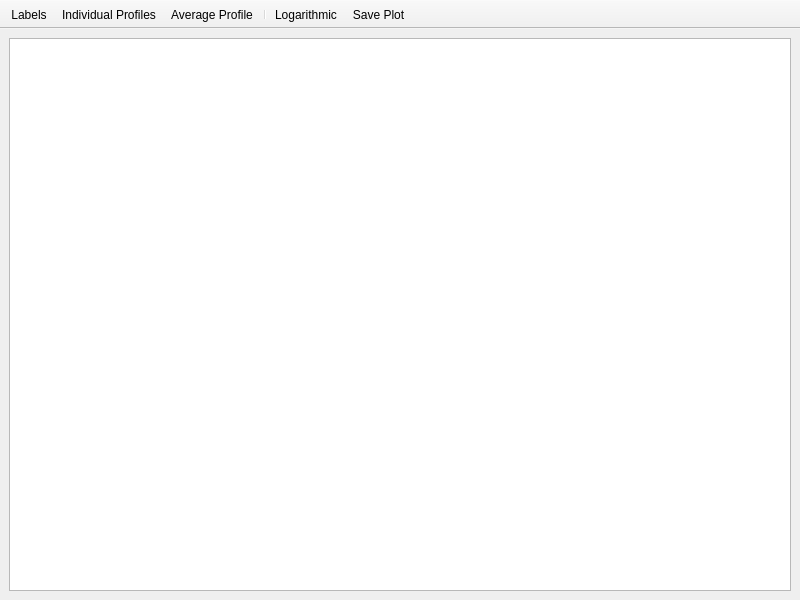
<?xml version="1.0" encoding="UTF-8"?>
<ui version="4.0">
 <class>ProfileWindow</class>
 <widget class="QMainWindow" name="ProfileWindow">
  <property name="geometry">
   <rect>
    <x>0</x>
    <y>0</y>
    <width>800</width>
    <height>600</height>
   </rect>
  </property>
  <property name="windowTitle">
   <string>Profile View</string>
  </property>
  <property name="windowIcon">
   <iconset resource="../resources/index.qrc">
    <normaloff>:/appicon</normaloff>:/appicon</iconset>
  </property>
  <widget class="QWidget" name="centralwidget">
   <layout class="QHBoxLayout" name="horizontalLayout">
    <item>
     <widget class="QtCharts::QChartView" name="chartView"/>
    </item>
   </layout>
  </widget>
  <widget class="QToolBar" name="toolBar">
   <property name="windowTitle">
    <string>toolBar</string>
   </property>
   <property name="movable">
    <bool>false</bool>
   </property>
   <attribute name="toolBarArea">
    <enum>TopToolBarArea</enum>
   </attribute>
   <attribute name="toolBarBreak">
    <bool>false</bool>
   </attribute>
   <addaction name="actionShowLabels"/>
   <addaction name="actionShowIndividual"/>
   <addaction name="actionShowAverage"/>
   <addaction name="separator"/>
   <addaction name="actionLogarithmic"/>
   <addaction name="actionSavePlot"/>
  </widget>
  <action name="actionShowAverage">
   <property name="checkable">
    <bool>true</bool>
   </property>
   <property name="icon">
    <iconset resource="../resources/icons-custom/index.qrc">
     <normaloff>:/icons/show-average.svg</normaloff>:/icons/show-average.svg</iconset>
   </property>
   <property name="text">
    <string>Average Profile</string>
   </property>
   <property name="shortcut">
    <string>A</string>
   </property>
  </action>
  <action name="actionShowIndividual">
   <property name="checkable">
    <bool>true</bool>
   </property>
   <property name="icon">
    <iconset resource="../resources/icons-custom/index.qrc">
     <normaloff>:/icons/show-individual.svg</normaloff>:/icons/show-individual.svg</iconset>
   </property>
   <property name="text">
    <string>Individual Profiles</string>
   </property>
   <property name="shortcut">
    <string>I</string>
   </property>
  </action>
  <action name="actionSavePlot">
   <property name="icon">
    <iconset theme="camera-photo">
     <normaloff>.</normaloff>.</iconset>
   </property>
   <property name="text">
    <string>Save Plot</string>
   </property>
   <property name="shortcut">
    <string>Print</string>
   </property>
  </action>
  <action name="actionShowLabels">
   <property name="checkable">
    <bool>true</bool>
   </property>
   <property name="icon">
    <iconset resource="../resources/icons-custom/index.qrc">
     <normaloff>:/icons/show-labels.svg</normaloff>:/icons/show-labels.svg</iconset>
   </property>
   <property name="text">
    <string>Labels</string>
   </property>
   <property name="toolTip">
    <string>Show Sample Labels</string>
   </property>
   <property name="shortcut">
    <string>L</string>
   </property>
  </action>
  <action name="actionLogarithmic">
   <property name="checkable">
    <bool>true</bool>
   </property>
   <property name="icon">
    <iconset resource="../resources/icons-custom/index.qrc">
     <normaloff>:/icons/logspace-off.svg</normaloff>
     <normalon>:/icons/logspace-on.svg</normalon>:/icons/logspace-off.svg</iconset>
   </property>
   <property name="text">
    <string>Logarithmic</string>
   </property>
   <property name="toolTip">
    <string>Plot data on a log10 axis</string>
   </property>
   <property name="shortcut">
    <string>Shift+L</string>
   </property>
  </action>
 </widget>
 <customwidgets>
  <customwidget>
   <class>QtCharts::QChartView</class>
   <extends>QGraphicsView</extends>
   <header location="global">QChartView</header>
  </customwidget>
 </customwidgets>
 <resources>
  <include location="../resources/index.qrc"/>
  <include location="../resources/icons-custom/index.qrc"/>
 </resources>
 <connections/>
</ui>
